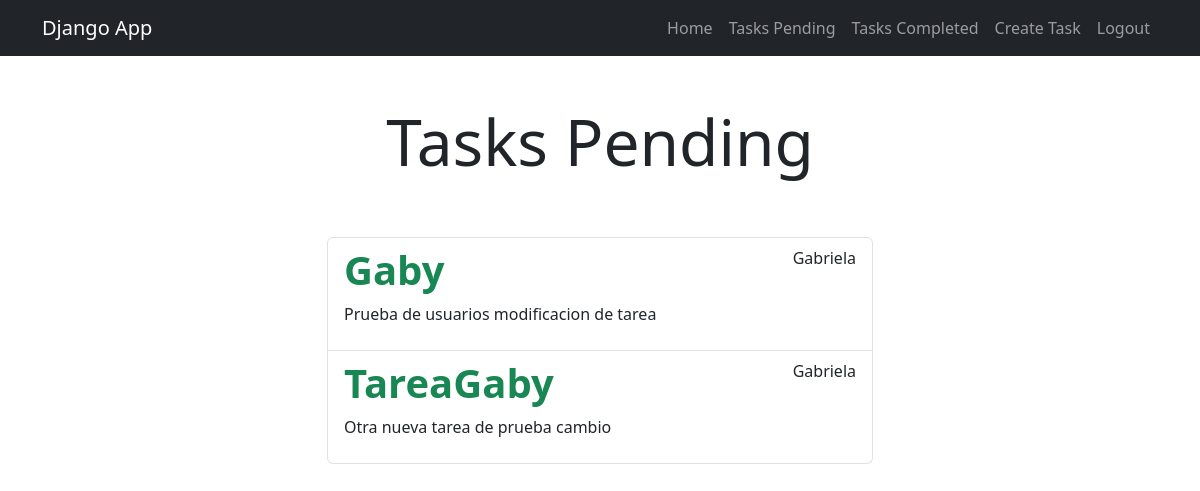
The app's page /tasks/ (signed in) with its own data.
### tasks/models.py (models this page shows, shortened)
class Task(models.Model):
    title = models.CharField(max_length=100)
    description = models.TextField(blank=True)
    created = models.DateTimeField(auto_now_add=True)
    datecompleted = models.DateTimeField(null=True, blank=True)
    important = models.BooleanField(default=False)
    user = models.ForeignKey(User, on_delete=models.CASCADE)

### tasks/views.py (the view)
# urls.py: path('tasks/', views.tasks, name='tasks'),
@login_required
def tasks(request):
    tasks = Task.objects.filter(user=request.user, datecompleted__isnull=True)
    return render(request, 'tasks.html', {'tasks': tasks})

### tasks/templates/tasks.html (shortened to what this page needs)
{% extends 'base.html' %}
{% block content %}
<main class="container">
    <div class="row">
        <div class="col-md-6 offset-md-3">
            <h1 class="text-center display-3 py-5">Tasks Pending</h1>
            <ul class="list-group">
                {% for task in tasks %}
                <a class="list-group-item" href="{% url 'task_detail' task.id %}">
                    <header class="d-flex justify-content-between">
                        {% if task.important %}
                        <h1 class="fw-bold text-success">{{task.title}}</h1>
                        {% else %}
                        <h1 class="fw-bold">{{task.title}}</h1>
                        {% endif %}
                        <p>{{task.user.username}}</p>
                    </header>
                        <p>{{task.description}}</p>
                </a>
                {% endfor %}
            </ul>
        </div>
    </div>
</main>
{% endblock %}

### records on screen
Task: title "Gaby", user.username "Gabriela", description "Prueba de usuarios modificacion de tarea"
Task: title "TareaGaby", user.username "Gabriela", description "Otra nueva tarea de prueba cambio"
